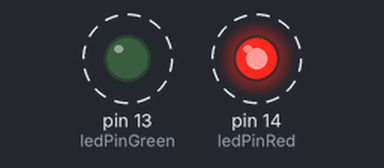
Simulated run of this sketch. Board: Arduino Uno, built with avr-gcc and run on an emulated ATmega328P. Parts: output pins drawn as LEDs (lit = HIGH). Dashed ring = blinking.

Above: at 0.5 s.
Timing chart, 0 to 4.6 s (numbered marks = the images above):
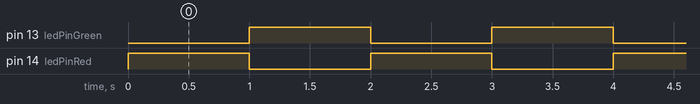

Measured:
- by itself, pin 13 (ledPinGreen), pin 14 (ledPinRed): alternates HIGH for 1.0 s and LOW for 1.0 s

The sketch:

LED.ino
```cpp
const int ledPinRed = 14;
const int ledPinGreen = 13;

void setup() {
  pinMode(ledPinRed,OUTPUT);
  pinMode(ledPinGreen,OUTPUT);
}

void loop() {
  digitalWrite(ledPinRed, HIGH); // Turn LED on
  digitalWrite(ledPinGreen, LOW);
  delay(1000);                // Wait 1 second
  digitalWrite(ledPinRed, LOW);  // Turn LED off
  digitalWrite(ledPinGreen, HIGH);
  delay(1000);                // Wait 1 second
}
```
